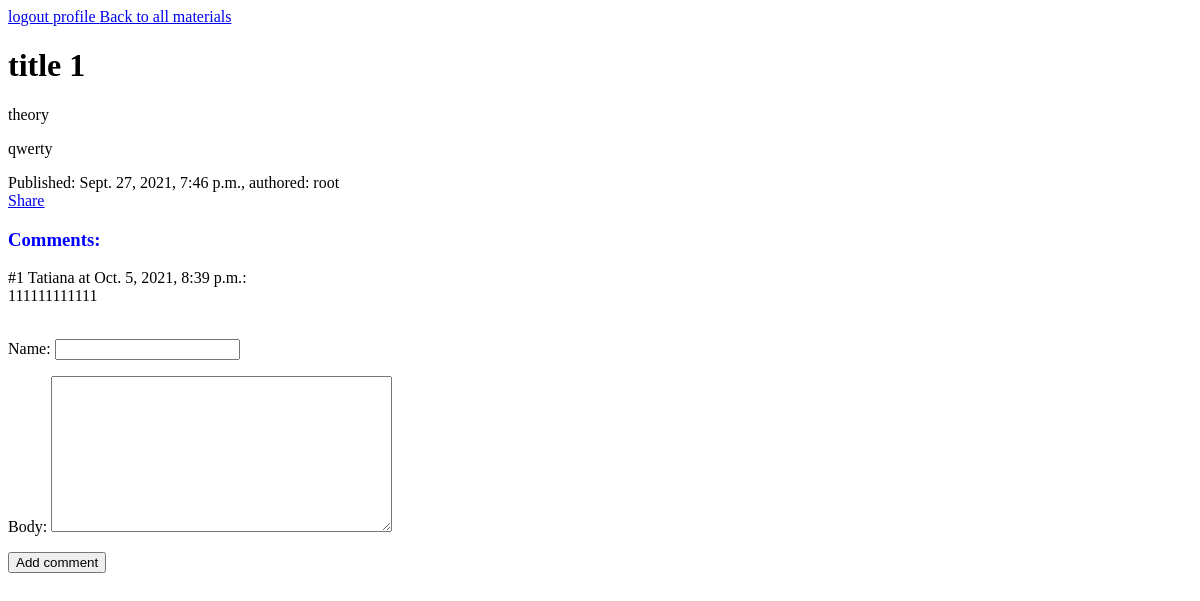
The app's page /2021/9/27/slug/ (signed in), older data.
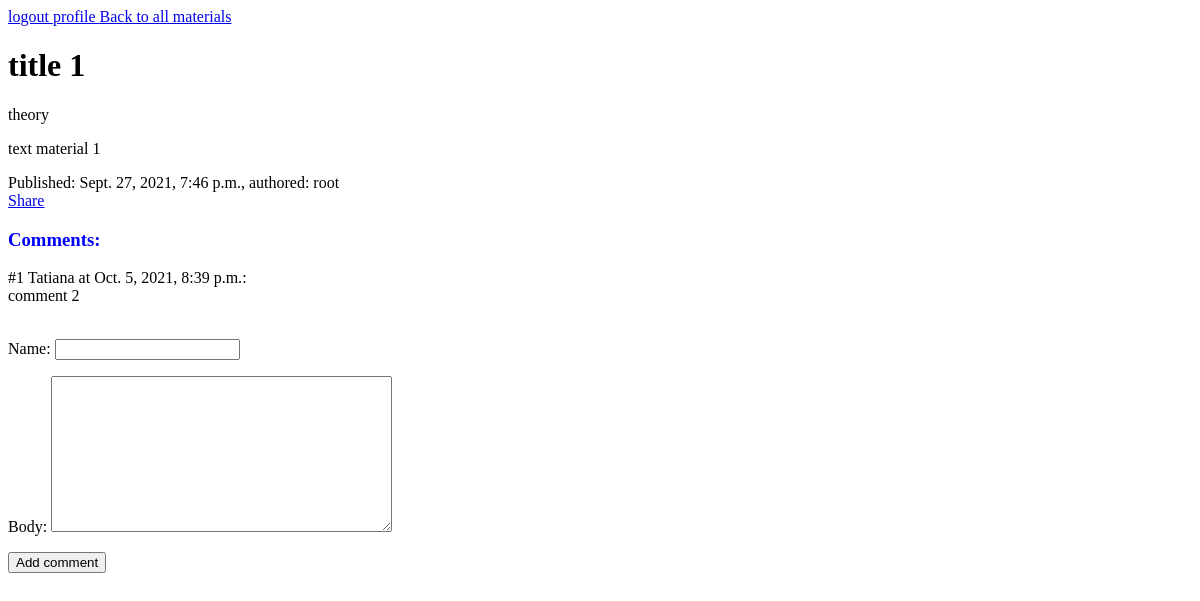
The same page, newer data.
### lesson/models.py (models this page shows, shortened)
class Material(models.Model):
    title = models.CharField(max_length=255)
    slug = models.SlugField(max_length=255, unique_for_date='publish')
    body = models.TextField()
    publish = models.DateTimeField(default=timezone.now)
    updated = models.DateTimeField(auto_now=True)
    created = models.DateTimeField(auto_now_add=True)
    author = models.ForeignKey(User, on_delete=models.CASCADE,
                               related_name='user_materials')
    MATERIAL_TYPE = [
        ('theory', 'Theoretical Materials'),
        ('practice', 'Practical Materials'),
    ]
    material_tape = models.CharField(max_length=255,
                                     choices=MATERIAL_TYPE,
                                     default='theory')

class Comment(models.Model):
    name = models.CharField(max_length=255)
    body = models.TextField()
    created = models.DateTimeField(auto_now_add=True)
    material = models.ForeignKey(Material,
                                 on_delete=models.CASCADE,
                                 related_name='comments')  # для того чтобы получить все комментарии из материала, мы могли получить их по атрибуту

### lesson/views.py (the view)
# urls.py: path('<int:y>/<int:m>/<int:d>/<slug:slug>/', views.detailed_material, name='detailed_material'),
@login_required  # ограничиваем доступ
def detailed_material(request, y, m, d, slug):
    material = get_object_or_404(models.Material,
                                 publish__year=y,
                                 publish__month=m,
                                 publish__day=d,
                                 slug=slug)
    if request.method == "POST":
        form = forms.CommentForm(request.POST)
        if form.is_valid():
            comment = form.save(commit=False)
            comment.material = material
            comment.save()
            return redirect(material)
    else:
        form = forms.CommentForm()
    return render(request, "materials/detailed_material.html",
                  {"material": material, 'form': form})

### lesson/forms.py
class CommentForm(forms.ModelForm):
    class Meta:
        model = models.Comment
        fields = ('name', 'body')

### lesson/templates/materials/detailed_material.html (shortened to what this page needs)
{% extends 'base.html' %}
{% block body %}
    <a href="{% url "lesson:all_materials" %}"> Back to all materials </a>
    <h1>{{ material.title }}</h1>
    <p>{{ material.material_tape }}</p>
    <p>{{ material.body }}</p>
    Published: {{ material.publish }}, authored: {{ material.author }}
    <br>
    <a href="{% url "lesson:share_material" material.id %}"> Share </a>
    <br>
    {% if material.comments.all %}
        <h3>Comments:</h3>
        {% for comment in material.comments.all %}
            #{{ forloop.counter }} {{ comment.name }} at {{ comment.created }}:<br>
            {{ comment.body }} <br> <br>
        {% endfor %}
    {% endif %}
    <form action="." method="post">
            {{ form.as_p }}
            <input type="submit" value="Add comment">
        </form>
{% endblock %}

Row changes from the older to the newer data that the page shows:
changed Material "title 1": body "qwerty" → "text material 1"
changed Comment "Tatiana": body "111111111111" → "comment 2"
